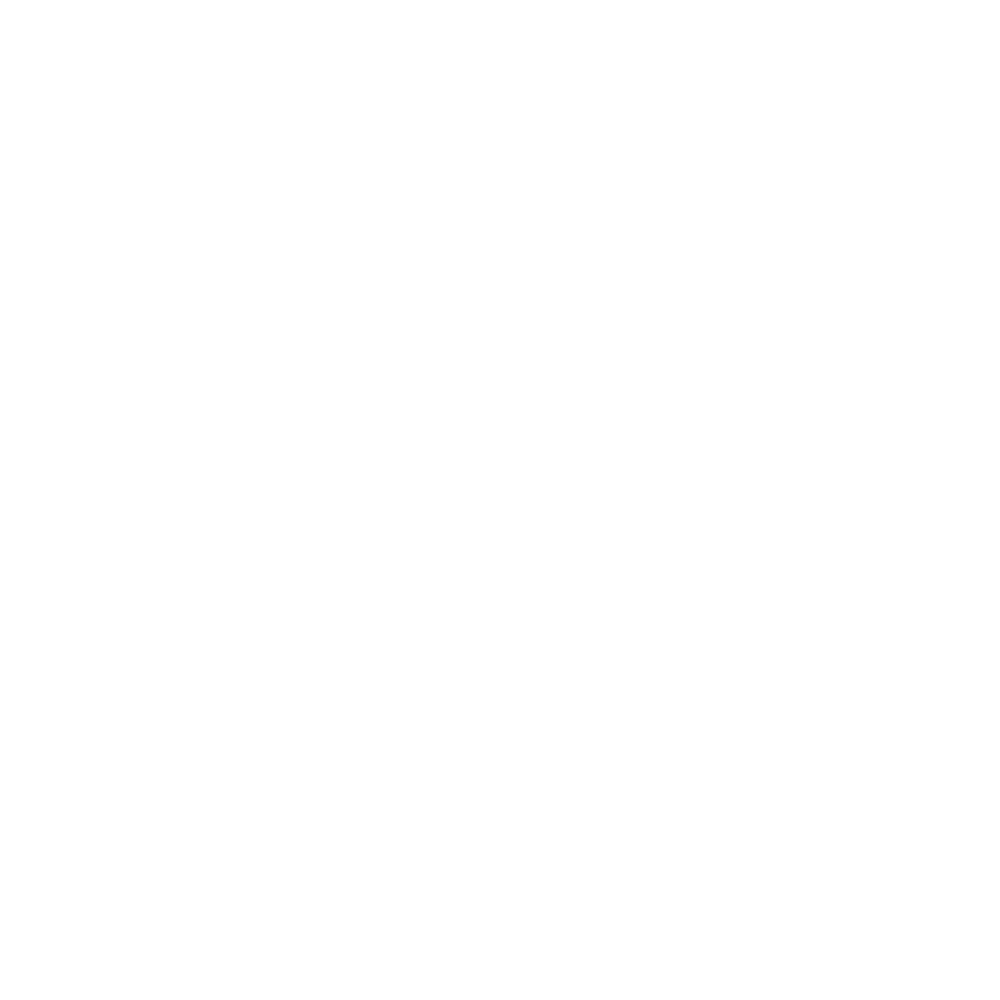
Frame 1 (no input)
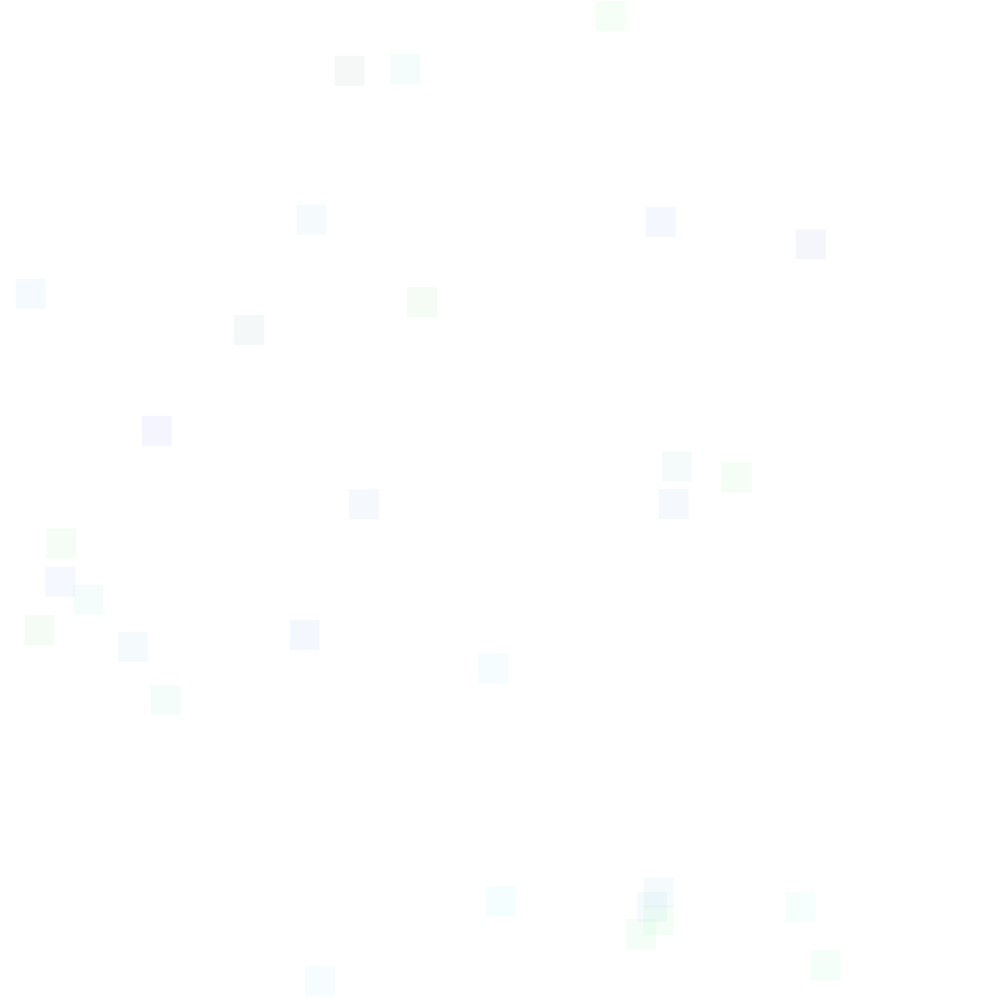
Frame 60 (the mouse pressed at the canvas centre just before this capture)
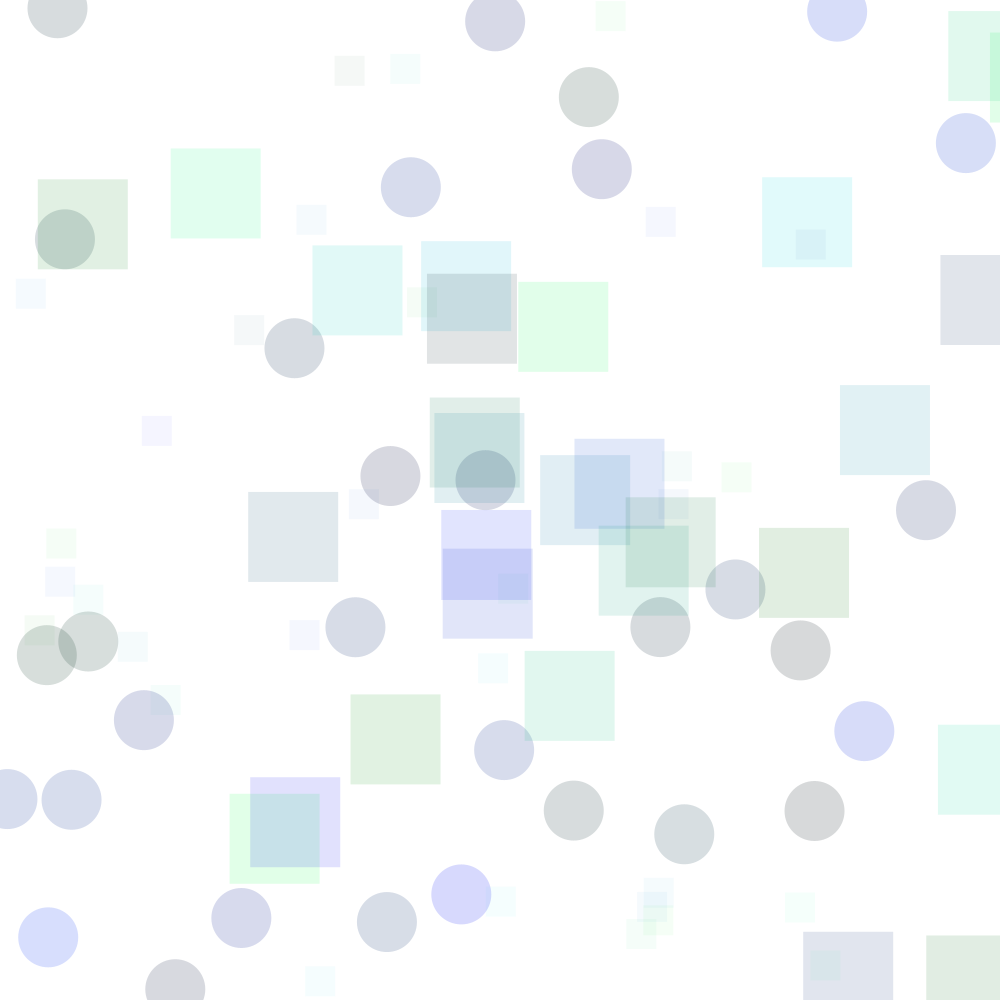
Frame 120 (the mouse held since frame 60 and released just before this capture)

The Processing sketch that drew these frames (run headless with seeded random() and noise(); from frame 60 on, the mouse is pressed at the canvas centre):

// Processing sketch: processing_159782
// ── processing_159782.pde

float r;
float g;
float b;
float a;
float diam;
float x;
float y;
int count;
int state;

void setup() {
  count = 0;
  state = 0;
  
  size(1000,1000);
  background(255);
  smooth();    
  noStroke();
}

void draw() {
  r = 0;
  g = random(255);
  b = random(255);
  a = 1;
  x = random(width);
  y = random(height);
 

  count++;
  if(count > 30){
    count = 0;
    state++;
    if(state > 10){
       state = 0;
       background(255);
    } 
 
  }
  if(state == 1){
  a = state * 10;
  fill(r,g,b,a);
  diam = state * 30;
  rect(x,y,diam,diam);
  }
   else if(state == 3){
  a = state * 10;
  fill(r,g,b,a);
  diam = state * 30;
  rect(x,y,diam,diam);
  }
   else if(state == 5){
  a = state * 10;
  fill(r,g,b,a);
  diam = state * 30;
  rect(x,y,diam,diam);
  }
   else if(state == 7){
  a = state * 10;
  fill(r,g,b,a);
  diam = state * 30;
  rect(x,y,diam,diam);
  }
   else if(state == 9){
  a = state * 10;
  fill(r,g,b, a);
  diam = state * 30;
  rect(x,y,diam,diam);
  }
  else{
  a = state * 20;
  fill(0,g/5,b, a);
  diam = state * 30;
  ellipse(x,y,diam,diam);
  }
}
